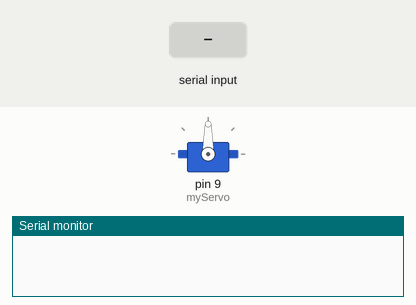
The sketch below on a simulated Arduino Uno, built with avr-gcc and run on an emulated ATmega328P. On the bench: servo, the last lines printed to the serial monitor. The test bench sets the inputs (shaded band).

Above: at 1.2 s.
1.3 s: "1" received over the second serial link
At 2.5 s:
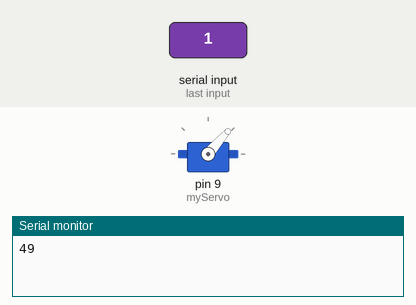
2.8 s: "0" received over the second serial link
At 3.7 s:
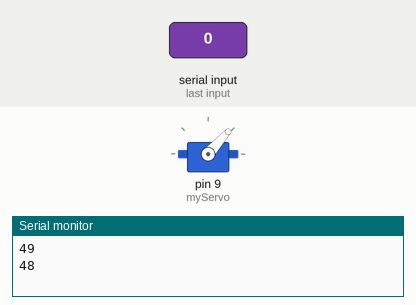
Timing chart, 0 to 5.8 s (numbered marks = the images above; inputs shaded):
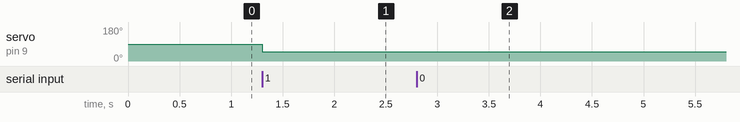

Measured:
- after the input at 1.3 s, servo on pin 9 (myServo): 90° → 49° at once
- after the input at 2.8 s, servo on pin 9 (myServo): 49° → 48° at once

The sketch:

Bluetooth_ServoMotor.ino
```cpp
// 블루투스 모듈로 서보모터 출력
#include <SoftwareSerial.h>
#include <Servo.h>

Servo myServo;
#define BT_TX 2
#define BT_RX 3
//#define LED_Red 13
SoftwareSerial BT(BT_TX, BT_RX);    // 블루투스

void setup() {
 myServo.attach(9);  // 서보모터
 BT.begin(9600);      // 블루투스
 Serial.begin(9600);
 // pinMode(LED_Red, OUTPUT);
}
void loop()
{
    if(BT.available()>0)
    {
        int servoPos = BT.read();
        //data = BT.read();   // 블루투스 데이터 읽기
        Serial.println(servoPos);
        myServo.write(servoPos);
    }

}
```
